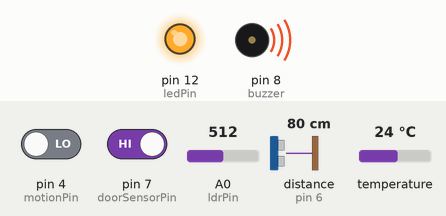
A sketch run on a simulated Arduino Uno, built with avr-gcc and run on an emulated ATmega328P. Shown: output pins drawn as LEDs (lit = HIGH), buzzer (waves = sounding). Wiring (inferred from the names in the program): ultrasonic range finder: trigger pin 5; echo pin 6. The test bench sets the inputs (shaded band); at power-on: distance to the obstacle (sensor on pin 6) 80 cm, pin 7 (doorSensorPin) HIGH, pin 4 (motionPin) LOW, A0 (ldrPin) = 512, temperature 24 °C. The echo pulse lasts 58.3 µs per cm; pins used as bus, display or sensor lines are not drawn.

Above: at 0.1 s.
At 1.4 s:
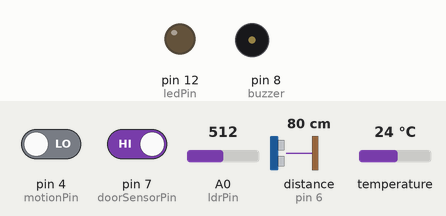
1.5 s: distance to the obstacle (sensor on pin 6) set to 67 cm
5.3 s: pin 7 (doorSensorPin) driven LOW
At 5.6 s:
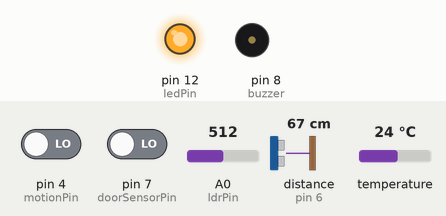
Timing chart, 0 to 12.9 s (numbered marks = the images above; inputs shaded):
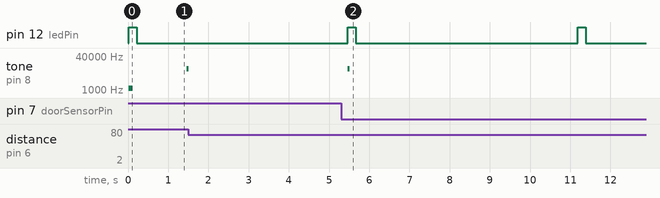

The sketch:

ArduinoNanoToESP8266-MQTT-Sensor2.ino
```cpp
// esp8266_test.ino
//
// Original:
// Plot LM35 data on thingspeak.com using an Arduino and an ESP8266 WiFi
// module.
//
// Author: Mahesh Venkitachalam
// Website: electronut.in

// adapted for my use
// -Venkat Swaminathan. Dec 2016

#include <SoftwareSerial.h>
#include <stdlib.h>
#include <OneWire.h>
#include <DallasTemperature.h>

// Data wire is plugged into pin 10 on the Arduino
#define ONE_WIRE_BUS 10
// Setup a oneWire instance to communicate with any OneWire devices
// (not just Maxim/Dallas temperature ICs)
OneWire oneWire(ONE_WIRE_BUS);

// Pass our oneWire reference to Dallas Temperature.
DallasTemperature sensors(&oneWire);

const int SENSORID = 2;

// Define our pins
int ldrPin = A0;   // analog LDR
int ldr2Pin = A1; // second light sensor
int serialRX = 2;  // Serial port RX (to ESP8266); connect to TX on other side
int serialTX = 3;  // Serial port TX (to ESP8266); connect to RX on other side
int motionPin = 4; // motion sensor data
int trigPin = 5;   // trigger for HC-SR04 Ultrasonic sensor
int echoPin = 6;   // received echo for HC-SR04 Ultrasonic Sensor
int doorSensorPin = 7; // check when door is open
int buzzer = 8; // piezo buzzer
int motion2Pin = 9; // second motion sensor
int tempPin = 10;  // data wire of DS18B20 onewire temperature sensor
int ledPin = 12;   // heartbeat LED
int hiBriteLedPin = 13; // high intensity LED. Using default value due to how wiring is done

long timer1, timeInterval1; // timers to track stuff
long timer2, timeInterval2; // timers to track stuff
long lightSamplerTimer, temperatureSamplerTimer, motionSamplerTimer, distanceSamplerTimer;
long lightSampler2Timer, motionSampler2Timer;
long doorSamplerTimer;
long heartbeatTimer;
long distance = 0;
char jsonObj1[256];

float temperature,prevTemperature = 0.0, lightLevel, prevLightLevel = 0.0;
float lightLevel2, prevLightLevel2 = 0.0;
int motionLevel, prevMotionLevel = 0;
int doorClosedState = 1, prevDoorClosedState = 0; // state to track if door is open or not

SoftwareSerial ser(serialRX, serialTX); // RX, TX

void blinkLED(int ledPin, boolean beep = false);

// this runs once
void setup() {
  // initialize the digital pin as an output.
  pinMode(ledPin, OUTPUT);

  // enable debug serial
  Serial.begin(9600);
  // enable software serial
  ser.begin(9600);
  // Start up the library
  sensors.begin();

  pinMode(ldrPin, INPUT_PULLUP);
  pinMode(doorSensorPin, INPUT_PULLUP);

  timer2 = 30000; // milliseconds between measurements
  lightSamplerTimer = millis();
  lightSampler2Timer = millis();
  temperatureSamplerTimer = millis();
  motionSamplerTimer = millis();
  motionSampler2Timer = millis();
  distanceSamplerTimer = millis();
  doorSamplerTimer = millis();
  blinkLED(ledPin, true);
}

// the loop
void loop() {

  //
  // general principle of event emitter is to emit events
  // on a timer, or if there is a large change in values
  //
  char temp[20] = ""; // use for conversions
  // get temperature from DS18B20
  sensors.requestTemperatures(); // Send the command to get temperatures
  temperature = sensors.getTempCByIndex(0);
  temperature = (temperature * 9 / 5) + 32;
  if ( millis() - temperatureSamplerTimer > timer2 || // timer triggered OR
       abs(temperature - prevTemperature) > 1 ) { // more than a degree change in temperature
    temp[0] = '\0';
    dtostrf(temperature, 7, 2, temp);
    jsonObj1[0] = '\0';
    constructJSONObj("temperature", temp, jsonObj1);
    sendDataOverSerial(jsonObj1);
    temperatureSamplerTimer = millis();
    prevTemperature = temperature;
  }

  // get light level from LDR
  lightLevel = 1024 - readLightLevel(ldrPin); // invert logic
  char temp1[20];
  dtostrf(lightLevel, 9, 2, temp1);
  if ( millis() - lightSamplerTimer > timer2  || // timer triggered, OR
       abs( lightLevel - prevLightLevel) > 100) { // sudden change in light intensity
    jsonObj1[0] = '\0';
    constructJSONObj("light", temp1, jsonObj1);
    sendDataOverSerial(jsonObj1);
    lightSamplerTimer = millis();
    prevLightLevel = lightLevel;
  }

  // check if door is open
  // get door sensor open reading at any time
  doorClosedState = digitalRead(doorSensorPin);
  delay(1);
  if ( millis() - doorSamplerTimer > timer2 ||  // check door state every timer2 seconds, OR
      doorClosedState != prevDoorClosedState) { //  when state changes
    char temp3[3];
    sprintf(temp3, "%d", doorClosedState);
    jsonObj1[0] = '\0';
    constructJSONObj("door", temp3, jsonObj1);
    sendDataOverSerial(jsonObj1);
    doorSamplerTimer = millis();
    if( prevDoorClosedState != doorClosedState)
      beepBuzzer();
    prevDoorClosedState = doorClosedState;
  }

  // get distance reading from PING sensor
  // The sensor is triggered by a HIGH pulse of 10 or more microseconds.
  // Give a short LOW pulse beforehand to ensure a clean HIGH pulse:
  pinMode(trigPin, OUTPUT);
  digitalWrite(trigPin, LOW);
  delayMicroseconds(2);
  digitalWrite(trigPin, HIGH);
  delayMicroseconds(10);
  digitalWrite(trigPin, LOW);
  // Read the signal from the sensor: a HIGH pulse whose
  // duration is the time (in microseconds) from the sending
  // of the ping to the reception of its echo off of an object.
  pinMode(echoPin, INPUT);
  long duration = pulseIn(echoPin, HIGH);
  // convert the time into a distance
  distance = microsecondsToInches(duration);


  // get proximity reading from PIR
  motionLevel = digitalRead(motionPin);
  if ( millis() - motionSamplerTimer > timer2 || // on timer, OR
       motionLevel != prevMotionLevel ) { // when state changes
    char temp2[3];
    sprintf(temp2, "%d", motionLevel);
    jsonObj1[0] = '\0';
    constructJSONObj("motion", temp2, jsonObj1);
    sendDataOverSerial(jsonObj1);
    motionSamplerTimer = millis();
    prevMotionLevel = motionLevel;
  }


  // check for messages from ESP8266 that may have come in from MQTT
  char message[255]; // 255 chars should be sufficient for everyone ;-)
  boolean haveMessage = false;
  int indx = 0;
  if (ser.available()) {
    haveMessage = true;
    delay(1);
    while ( ser.available() && indx < 255 ) {
      char c = ser.read();
      message[indx] = c;
      indx++;
    }
    message[indx] = '\0'; // null terminate the string
  }

  if ( haveMessage) // if we do have a message then process it
    processAction(message);

  // heartbeat LED
  if ( millis() - heartbeatTimer > 5000 ) { // heartbeat every 5 seconds
    blinkLED(ledPin);
    heartbeatTimer = millis();

    char infoMsg[50];
    infoMsg[0] = '\0';
    strcat(infoMsg, "INFO: SensorID ");
    temp[0] = '\0';
    sprintf(temp, "%d", SENSORID);
    strcat(infoMsg, temp);
    strcat(infoMsg, " is UP.");
    strcat(infoMsg, "\0");
    sendDataOverSerial(infoMsg);

  }
}

float readLightLevel(int analogPin) {
  // read the value from LDR.
  // read 10 values for averaging.
  int val = 0;
  val += analogRead(analogPin);

  return val;
}

void blinkLED(int pin, boolean beep) {

  // blink LED on board
  digitalWrite(pin, HIGH);
  if ( beep ) {
    tone( buzzer, 100 * pin, 100);
  }
  delay(200);
  digitalWrite(pin, LOW);
}

long microsecondsToInches(long microseconds)
{
  // According to Parallax's datasheet for the PING))), there are
  // 73.746 microseconds per inch (i.e. sound travels at 1130 feet per
  // second).  This gives the distance travelled by the ping, outbound
  // and return, so we divide by 2 to get the distance of the obstacle.
  // See: http://www.parallax.com/dl/docs/prod/acc/28015-PING-v1.3.pdf
  return microseconds / 74 / 2;
}

void sendDataOverSerial(char *stringBuf) {

  //Serial.println(stringBuf);
  ser.print(stringBuf);
  ser.flush();
  delay(100);
}

void constructJSONObj( const char *measurement, char *value, char *object) {
  char temp[20] = ""; // use for conversions
  object[0] = '\0'; // init string
  strcat(object, "{\"SensorId\":\"");
  sprintf(temp, "%d", SENSORID);
  strcat(object, temp);
  strcat(object, "\",\"Measurement\":\"");
  strcat(object, measurement);
  strcat(object, "\",\"Value\":\"");
  strcat(object, value);
  strcat(object,  "\" }");
  strcat(object, "\0");
}


//
// process actions that are sent to the ESP8266 either from MQTT
// or from the Arduino
//
// action strings are of the form: "ACTION,<sensorID>,<messageID>,<verb>,<object>,<value>" where
//   <sensorID> = which sensor this message is meant for
//   <messageID> = unique message ID possibly used for logging and ack
//   <verb> = "SETVAR" or "SETPIN"
//   <object> = one of "PIN","SENSORID","MQTTSRVR","SSID","PASSWORD"
//   <value> = a string that corresponds to <object>, e.g. pin number or String.
//
void processAction(char *actionString) {

  char temp[20]; // use for conversions
  char tempString[255];
  strcpy(tempString, actionString);
  char *token;
  char *savePtr;
  token = strtok_r(tempString, ",", &savePtr);
  //Serial.print("0<"); Serial.print(token); Serial.print(">");
  if ( token != NULL && strcmp(token, "ACTION") == 0) { // found ACTION keyword
    token = strtok_r(NULL, ",", &savePtr);
    //Serial.print("1<"); Serial.print(token); Serial.print(">");
    int sensorID = atoi(token); // which sensor ID is this message meant for
    if ( sensorID == SENSORID ) { // this is for me
      token = strtok_r(NULL, ",", &savePtr);
      //Serial.print("2<"); Serial.print(token); Serial.print(">");
      char messageID[10];
      strcpy(messageID, token);
      token = strtok_r(NULL, ",", &savePtr); // get verb
      //Serial.print("3<"); Serial.print(token); Serial.print(">");
      if ( token != NULL && strcmp(token, "SETPIN") == 0) { // looks like we want to set a pin value
        token = strtok_r(NULL, ",", &savePtr);
        //Serial.print("4<"); Serial.print(token); Serial.print(">");
        if ( token != NULL) {
          int pinID = atoi(token); // get which pin we want to modify
          token = strtok_r(NULL, ",", &savePtr);
          //Serial.print("5<");Serial.print(token);Serial.print(">");
          if ( token != NULL && strcmp(token, "HIGH") == 0) {
            digitalWrite(pinID, HIGH);
            // String outMessage = "INFO: Executed Action ID: " + messageID + ". ";
            char ackMsg[80];
            strcat(ackMsg, "INFO: Executed Action ID: ");
            strcat(ackMsg, messageID);
            strcat(ackMsg, "\0");
            //Serial.println(outMessage);
            sendDataOverSerial(ackMsg);
          }
          else if ( token != NULL && strcmp(token, "LOW") == 0) {
            digitalWrite(pinID, LOW);
            // String outMessage = "INFO: Executed Action ID: " + messageID + ". ";
            char ackMsg[80] = "";
            strcat(ackMsg, "INFO: Executed Action ID: ");
            strcat(ackMsg, messageID);
            strcat(ackMsg, "\0");
            //Serial.println(outMessage);
            sendDataOverSerial(ackMsg);
          }
        }
      }
    }
  }
}

void beepBuzzer() {

  tone( buzzer, 10000, 50);
}
```

Measured:
- after the input at 5.3 s, tone on pin 8 (buzzer): silent → 10000 Hz after 0.17 s, → silent 0.05 s later
- by itself, pin 12 (ledPin): alternates HIGH for 0.20 s and LOW for 5.5 s
